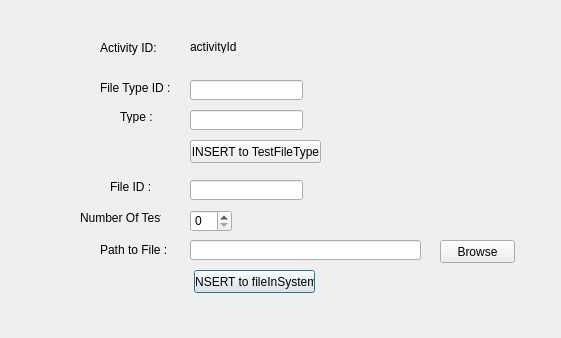
<?xml version="1.0" encoding="UTF-8"?>
<ui version="4.0">
 <class>programmingFile</class>
 <widget class="QDialog" name="programmingFile">
  <property name="geometry">
   <rect>
    <x>0</x>
    <y>0</y>
    <width>561</width>
    <height>338</height>
   </rect>
  </property>
  <property name="windowTitle">
   <string>Dialog</string>
  </property>
  <widget class="QSpinBox" name="spinBox_numTest">
   <property name="geometry">
    <rect>
     <x>190</x>
     <y>210</y>
     <width>42</width>
     <height>22</height>
    </rect>
   </property>
  </widget>
  <widget class="QLabel" name="label_2">
   <property name="geometry">
    <rect>
     <x>110</x>
     <y>180</y>
     <width>47</width>
     <height>13</height>
    </rect>
   </property>
   <property name="text">
    <string>File ID :</string>
   </property>
  </widget>
  <widget class="QLineEdit" name="txtFileId">
   <property name="geometry">
    <rect>
     <x>190</x>
     <y>180</y>
     <width>113</width>
     <height>20</height>
    </rect>
   </property>
  </widget>
  <widget class="QPushButton" name="pushButton_insertToFileInSystem">
   <property name="geometry">
    <rect>
     <x>194</x>
     <y>270</y>
     <width>121</width>
     <height>23</height>
    </rect>
   </property>
   <property name="text">
    <string>INSERT to fileInSystem</string>
   </property>
  </widget>
  <widget class="QLineEdit" name="txtPathToFile">
   <property name="geometry">
    <rect>
     <x>190</x>
     <y>240</y>
     <width>231</width>
     <height>20</height>
    </rect>
   </property>
  </widget>
  <widget class="QPushButton" name="pushButton_BrowseFile">
   <property name="geometry">
    <rect>
     <x>440</x>
     <y>240</y>
     <width>75</width>
     <height>23</height>
    </rect>
   </property>
   <property name="text">
    <string>Browse</string>
   </property>
  </widget>
  <widget class="QLabel" name="label_3">
   <property name="geometry">
    <rect>
     <x>100</x>
     <y>80</y>
     <width>71</width>
     <height>16</height>
    </rect>
   </property>
   <property name="text">
    <string>File Type ID :</string>
   </property>
  </widget>
  <widget class="QLabel" name="label">
   <property name="geometry">
    <rect>
     <x>100</x>
     <y>40</y>
     <width>61</width>
     <height>16</height>
    </rect>
   </property>
   <property name="text">
    <string>Activity ID:</string>
   </property>
  </widget>
  <widget class="QLabel" name="label_activityId">
   <property name="geometry">
    <rect>
     <x>190</x>
     <y>40</y>
     <width>47</width>
     <height>13</height>
    </rect>
   </property>
   <property name="text">
    <string>activityId</string>
   </property>
  </widget>
  <widget class="QPushButton" name="pushButton_insertToTestFileType">
   <property name="geometry">
    <rect>
     <x>190</x>
     <y>140</y>
     <width>131</width>
     <height>23</height>
    </rect>
   </property>
   <property name="text">
    <string>INSERT to TestFileType</string>
   </property>
  </widget>
  <widget class="QLineEdit" name="txtType">
   <property name="geometry">
    <rect>
     <x>190</x>
     <y>110</y>
     <width>113</width>
     <height>20</height>
    </rect>
   </property>
  </widget>
  <widget class="QLineEdit" name="txtFileTypeID">
   <property name="geometry">
    <rect>
     <x>190</x>
     <y>80</y>
     <width>113</width>
     <height>20</height>
    </rect>
   </property>
  </widget>
  <widget class="QLabel" name="label_4">
   <property name="geometry">
    <rect>
     <x>80</x>
     <y>210</y>
     <width>81</width>
     <height>16</height>
    </rect>
   </property>
   <property name="text">
    <string>Number Of Test :</string>
   </property>
  </widget>
  <widget class="QLabel" name="label_6">
   <property name="geometry">
    <rect>
     <x>120</x>
     <y>110</y>
     <width>47</width>
     <height>13</height>
    </rect>
   </property>
   <property name="text">
    <string>Type :</string>
   </property>
  </widget>
  <widget class="QLabel" name="label_5">
   <property name="geometry">
    <rect>
     <x>100</x>
     <y>240</y>
     <width>71</width>
     <height>20</height>
    </rect>
   </property>
   <property name="text">
    <string>Path to File :</string>
   </property>
  </widget>
 </widget>
 <resources/>
 <connections/>
</ui>
